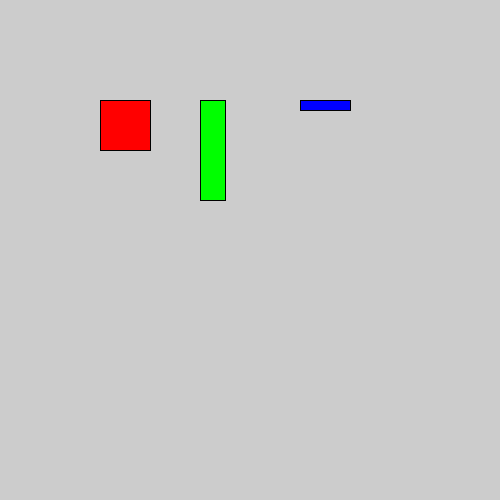
Frame 1 (no input)
Frame 60 (the mouse pressed at the canvas centre just before this capture): identical to frame 1, image omitted
Frame 120 (the mouse held since frame 60 and released just before this capture): identical to frame 1, image omitted

The Processing sketch that drew this single still picture (run headless with seeded random() and noise(); from frame 60 on, the mouse is pressed at the canvas centre):

// Processing sketch: funciones_simple2
// ── funciones_simple2.pde
void setup(){
  size(500,500);
  smooth();

}

void draw(){
  drawColorRect(100,100,50,50,255,0,0);
  drawColorRect(200,100,25,100,0,255,0);
  drawColorRect(300,100,50,10,0,0,255);
  
}

//there's no limit for the parameters we pass into a function, in this case we are passing position, dimensions and color
//
void drawColorRect(float xPos, float yPos, float w, float h, int r, int g, int b){
  fill(r,g,b);
  rect(xPos, yPos, w, h);

}
